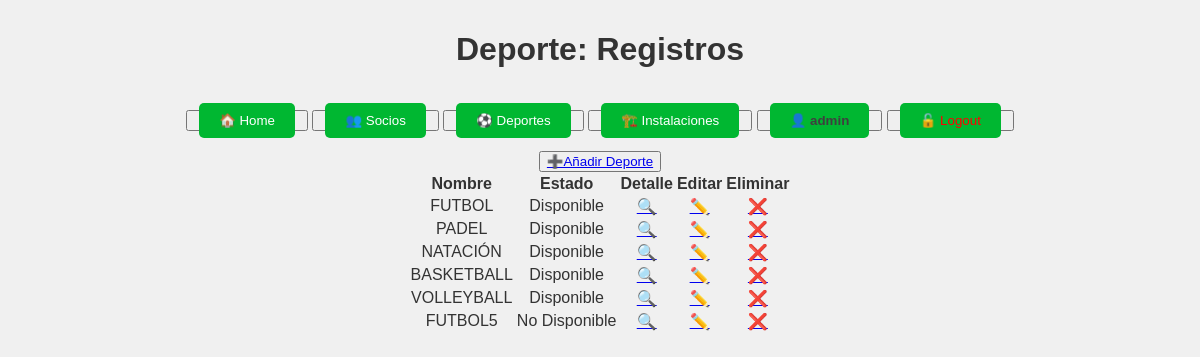
Page /deportes/ (signed in) on the earlier database version.
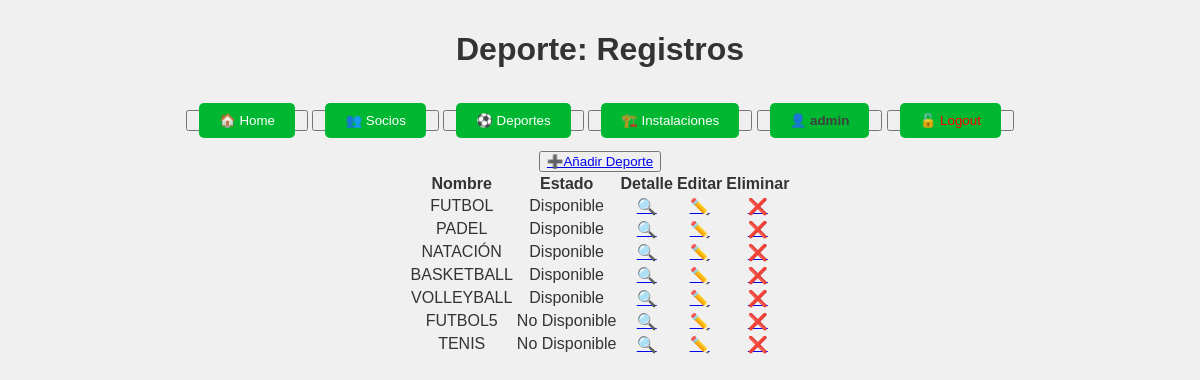
Same page on the later database version.
### club/models.py (models this page shows, shortened)
class Deporte(models.Model):
    instalaciones = models.ManyToManyField('Instalacion', related_name='deportes')
    nombre = models.CharField(max_length=100, unique=True)
    descripcion = models.TextField(blank=True, null=True)
    cuota_mensual = models.DecimalField(max_digits=8, decimal_places=2, help_text="Cuota mensual para participar en este deporte.")
    disponible = models.BooleanField(default=True)

### club/views.py (the view)
# urls.py: path('deportes/', DeporteListView.as_view(), name='deporte_list'),
class DeporteListView(LoginRequiredMixin, ListView):
    model = Deporte
    template_name = 'club/deporte_list.html'
    context_object_name = 'object_list'

### templates/club/deporte_list.html
{% extends 'club/base.html' %}
{% block titulo %}
    Deporte: Registros
{% endblock titulo %}
{% block main %}
    <button>
        <a href="{% url 'deporte_create' %}">➕Añadir Deporte</a>
    </button>
    <div style="display: flex; justify-content: center;">
        <table>
            <thead>
                <tr>
                    <th>Nombre</th>
                    <th>Estado</th>
                    <th>Detalle</th>
                    <th>Editar</th>
                    <th>Eliminar</th>
                </tr>
            </thead>
            <tbody>
                {% for object in object_list %}
                    <tr>
                        <td>{{ object.nombre|upper }}</td>
                        <td>{% if object.disponible %} Disponible {% else %} No Disponible {% endif %}</td>
                        <td><a href="{% url 'deporte_detail' object.id %}">🔍</a></td>
                        <td><a href="{% url 'deporte_edit' object.id %}">✏️</a></td>
                        <td><a href="{% url 'deporte_delete' object.id %}">❌</a></td>
                    </tr>
                {% empty %}
                    <tr>
                        <td colspan="5">No hay registros para mostrar</td>
                    </tr>
                {% endfor %}
            </tbody>
        </table>
    </div>
{% endblock main %}

### templates/club/base.html (shortened to what this page needs)
<!DOCTYPE html>
<html lang="es">
<head>
</head>
<body>
    <header>
        <h1>{% block titulo %}{% endblock titulo %}</h1>
    </header>
    <nav>
        {% include 'club/navbar.html' %}
    </nav>
    <main>
        {% block main %}{% endblock main %}
    </main>
</body>
</html>

### templates/club/navbar.html (shortened to what this page needs)
    <button><a href="{% url 'index' %}">🏠 Home</a></button>
{% if user.is_authenticated %}
    <button><a href="{% url 'socio_list' %}">👥 Socios</a></button>
    <button><a href="{% url 'deporte_list' %}">⚽ Deportes</a></button>
    <button><a href="{% url 'instalaciones_list' %}">🏗️ Instalaciones</a></button>
    <button><a style="color: #3f3f3f; font-weight: bold" href="{% url 'profile' %}">👤 {{ user.username }}</a></button>
    <form action="{% url 'logout' %}" method="post" style="display: inline;">
        <button type="submit"><a style="color: #3f3f3f; color: red;">🔓 Logout</a></button>
    </form>
{% else %}
    <button><a style="color: #3f3f3f;" href="{% url 'login' %}">🔓 Login</a></button>
{% endif %}

### templates/club/base.html (style rules this page uses)
body { font-family: 'Arial', sans-serif; margin: 0; padding: 0; background: #f0f0f0; color: #333; }
header, nav, main { text-align: center; padding: 10px; }
nav a { color: white; background: #00b731; padding: 10px 20px; text-decoration: none; border-radius: 5px; margin: 5px; }

Differences in the rows shown:
added Deporte: nombre "TENIS", disponible "No Disponible"
